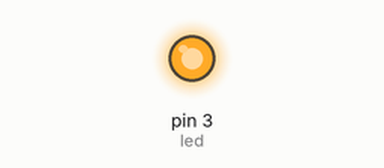
Bench run of a sketch on a simulated Arduino Uno, built with avr-gcc and run on an emulated ATmega328P. Parts: output pins drawn as LEDs (lit = HIGH).

Above: at 0.05 s.
At 1.5 s:
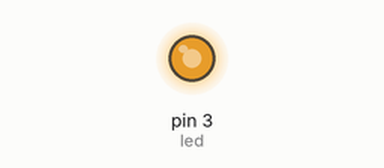
At 3.0 s:
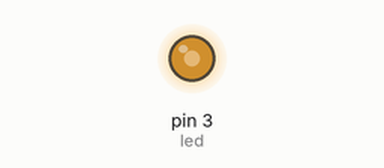
At 6.0 s:
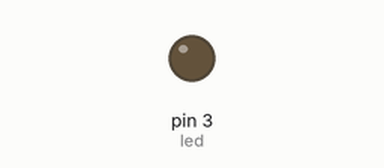
Timing chart, 0 to 7.8 s (numbered marks = the images above):
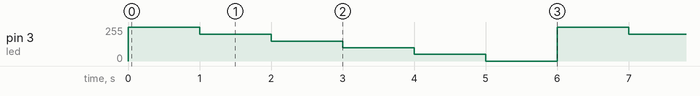

The sketch:

LED_CONTROL.ino
```cpp
int led = 3;

void setup() {
  // put your setup code here, to run once:
  pinMode(led, OUTPUT);
}

void loop() {
  // put your main code here, to run repeatedly:
  analogWrite(led, 255);
  delay(1000);
  analogWrite(led, 200);
  delay(1000);
  analogWrite(led, 150);
  delay(1000);
  analogWrite(led, 100);
  delay(1000);
  analogWrite(led, 50);
  delay(1000);
  analogWrite(led, 0);
  delay(1000);
}
```

Measured:
- by itself, pin 3 (led): repeats every 6.0 s: 200/255 1.0 s, 150/255 1.0 s, 100/255 1.0 s, 50/255 1.0 s, 0/255 1.0 s, 255/255 1.0 s
